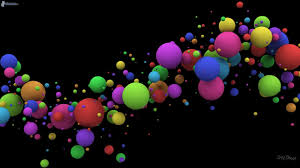
#> input picture Colour_Detection/balls.jpg, 300 x 168 px, found by its file name
$ python colour_detection.py
#> lines starting #> are read from the running program, lines starting #| are printed output that depends on the picture; after the words box and inside, x2 and y2 are one past the last pixel; in counts of white or black regions, pixels touching at a corner belong together
import cv2
import numpy as np

def nothing(x):
    pass

# Load the image
frame = cv2.imread(r"E:\open_cv_project\Colour_Detection\balls.jpg")
#> frame is the input picture: shape (168, 300, 3); mean B, G, R 23.4, 22.1, 29.4

# Check if the image is loaded correctly
if frame is None:
    print("Error: Could not load image.")
    exit()

# Convert the image from BGR to HSV colour space
hsv = cv2.cvtColor(frame, cv2.COLOR_BGR2HSV)
#> hsv: shape (168, 300, 3); mean H, S, V 39.8, 91, 39.6

# Create a Window
cv2.namedWindow('Image')

# Create trackbars for colour change
cv2.createTrackbar('Hmin', 'Image', 0, 179, nothing)
#> slider 'Hmin' is set to 35
cv2.createTrackbar('Hmax', 'Image', 0, 179, nothing)
#> slider 'Hmax' is set to 179
cv2.createTrackbar('Smin', 'Image', 0, 255, nothing)
#> slider 'Smin' is set to 51
cv2.createTrackbar('Smax', 'Image', 0, 255, nothing)
#> slider 'Smax' is set to 255
cv2.createTrackbar('Vmin', 'Image', 0, 255, nothing)
#> slider 'Vmin' is set to 51
cv2.createTrackbar('Vmax', 'Image', 0, 255, nothing)
#> slider 'Vmax' is set to 255

# Set Default Values for Max HSV trackbars
cv2.setTrackbarPos('Hmax', 'Image', 179)
cv2.setTrackbarPos('Smax', 'Image', 255)
cv2.setTrackbarPos('Vmax', 'Image', 255)

# Process the image and update the result with trackbar adjustments
while True:
    # Get the current position of all trackbars
    h_min = cv2.getTrackbarPos('Hmin', 'Image')
    h_max = cv2.getTrackbarPos('Hmax', 'Image')
    s_min = cv2.getTrackbarPos('Smin', 'Image')
    s_max = cv2.getTrackbarPos('Smax', 'Image')
    v_min = cv2.getTrackbarPos('Vmin', 'Image')
    v_max = cv2.getTrackbarPos('Vmax', 'Image')

    # Set minimum and maximum HSV values to display
    lower = np.array([h_min, s_min, v_min])
    upper = np.array([h_max, s_max, v_max])

    # Create a mask with the specified HSV range
    mask = cv2.inRange(hsv, lower, upper)
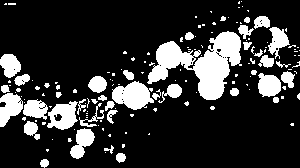
#> mask: shape (168, 300); 19.5% white; 149 white regions (109 under 20 px), largest, box (x1, y1, x2, y2) and area: (147, 31, 242, 100) 3002, (112, 81, 154, 110) 800, (47, 101, 78, 130) 580

    # Check the mask values
    print(f"Lower: {lower}, Upper: {upper}, Mask unique values: {np.unique(mask)}")
#| Lower: [35 51 51], Upper: [179 255 255], Mask unique values: [  0 255]

    # Bitwise-AND mask and original image
    result = cv2.bitwise_and(frame, frame, mask=mask)
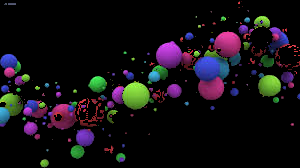
#> result: shape (168, 300, 3); mean B, G, R 19.2, 15.2, 18.6

    # Display the original frame, mask, and results
    cv2.imshow('Image', result)

    # Press 'q' to break the loop
    if cv2.waitKey(1) & 0xFF == ord('q'):
#> (key q is pressed here)
        break

# Close all windows
cv2.destroyAllWindows()
